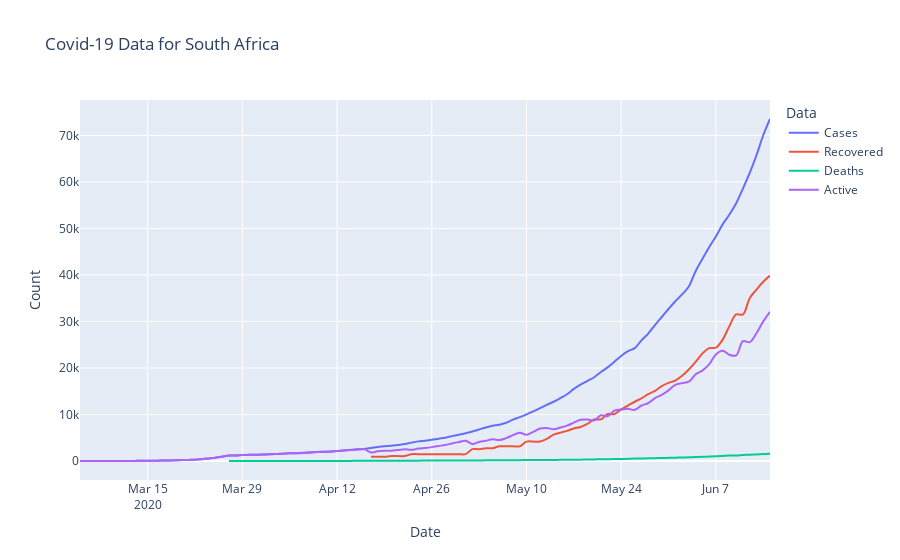

Notebook code cell kept with this figure:
### Code cell
fig2 = px.line(state_wide_plotly, x='Date', y='Count', color='Data',
              title='Covid-19 Data for South Africa', line_shape='spline')
fig2.update_traces(hovertemplate=None)
fig2.update_layout(hovermode="x")
fig2.show()
